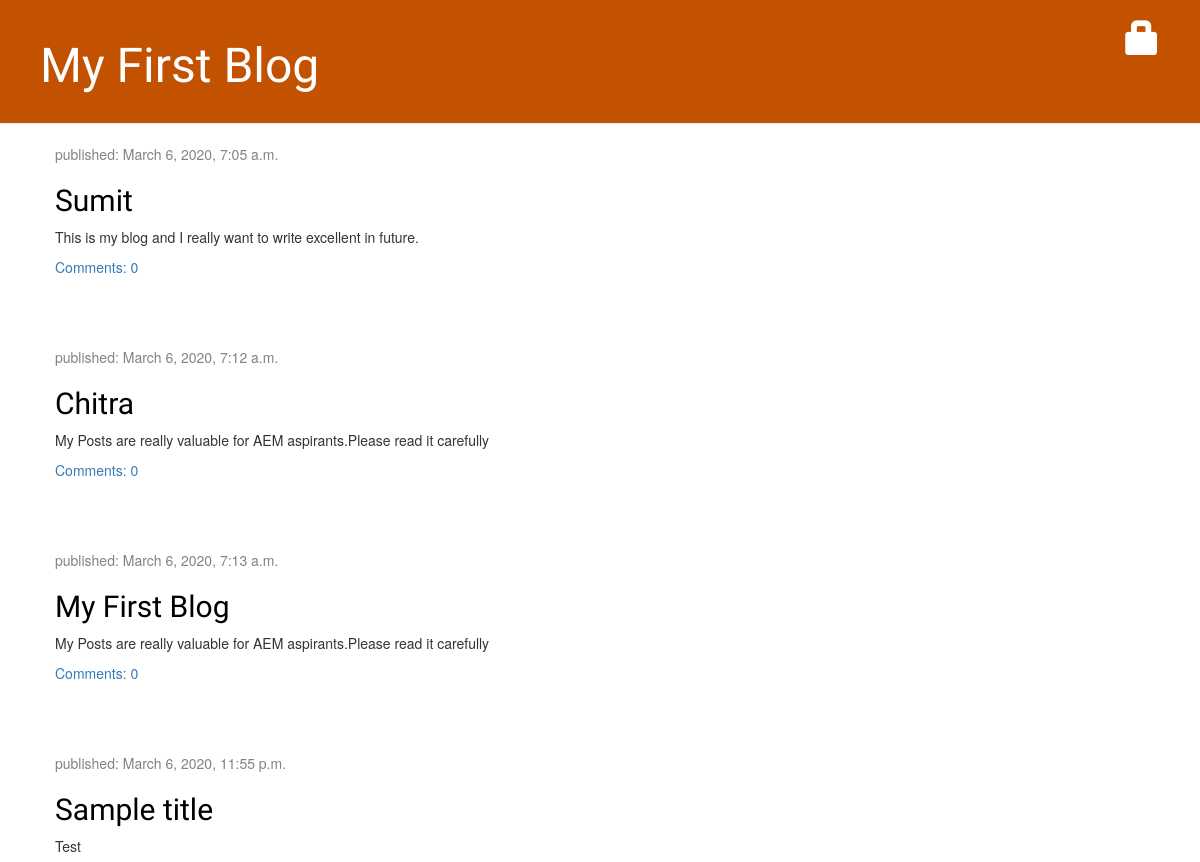
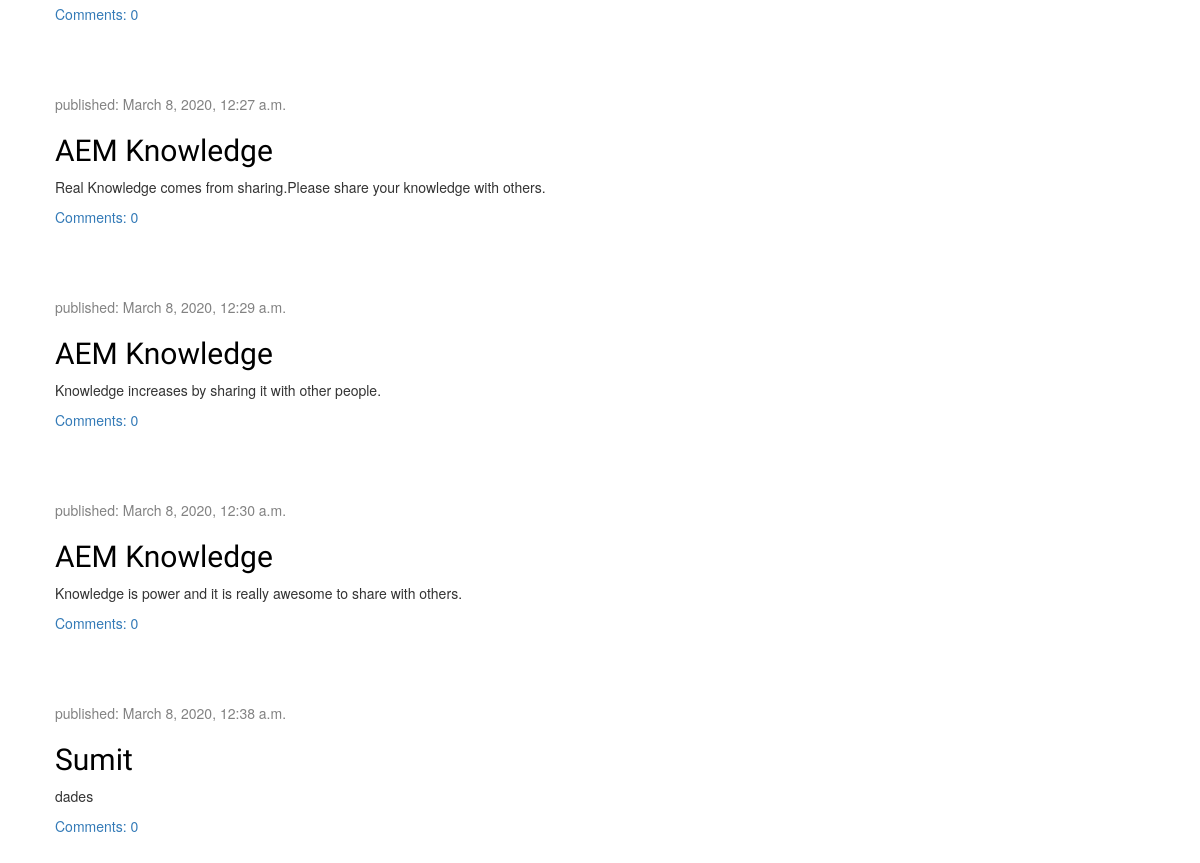
Before: / with the older database file (2 pictures, top to bottom).
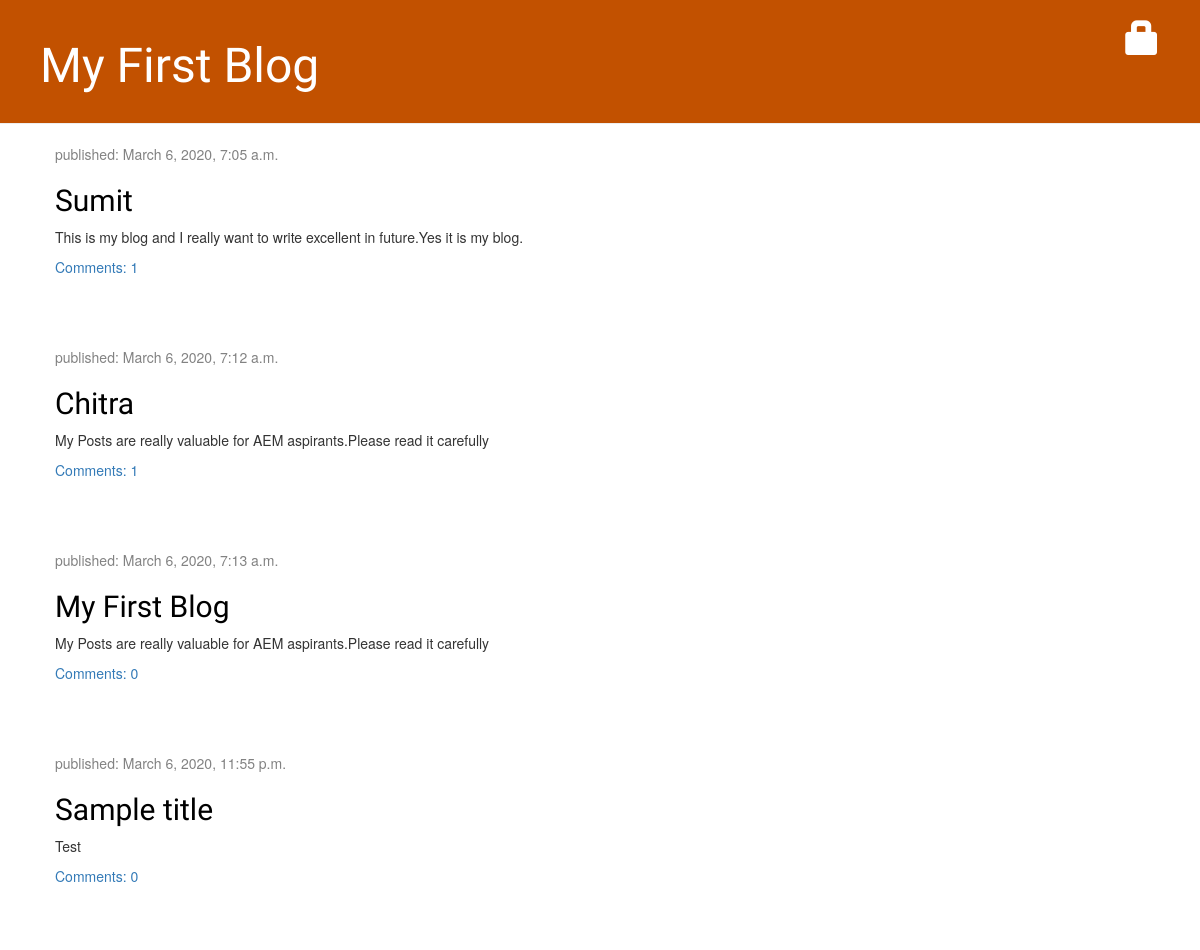
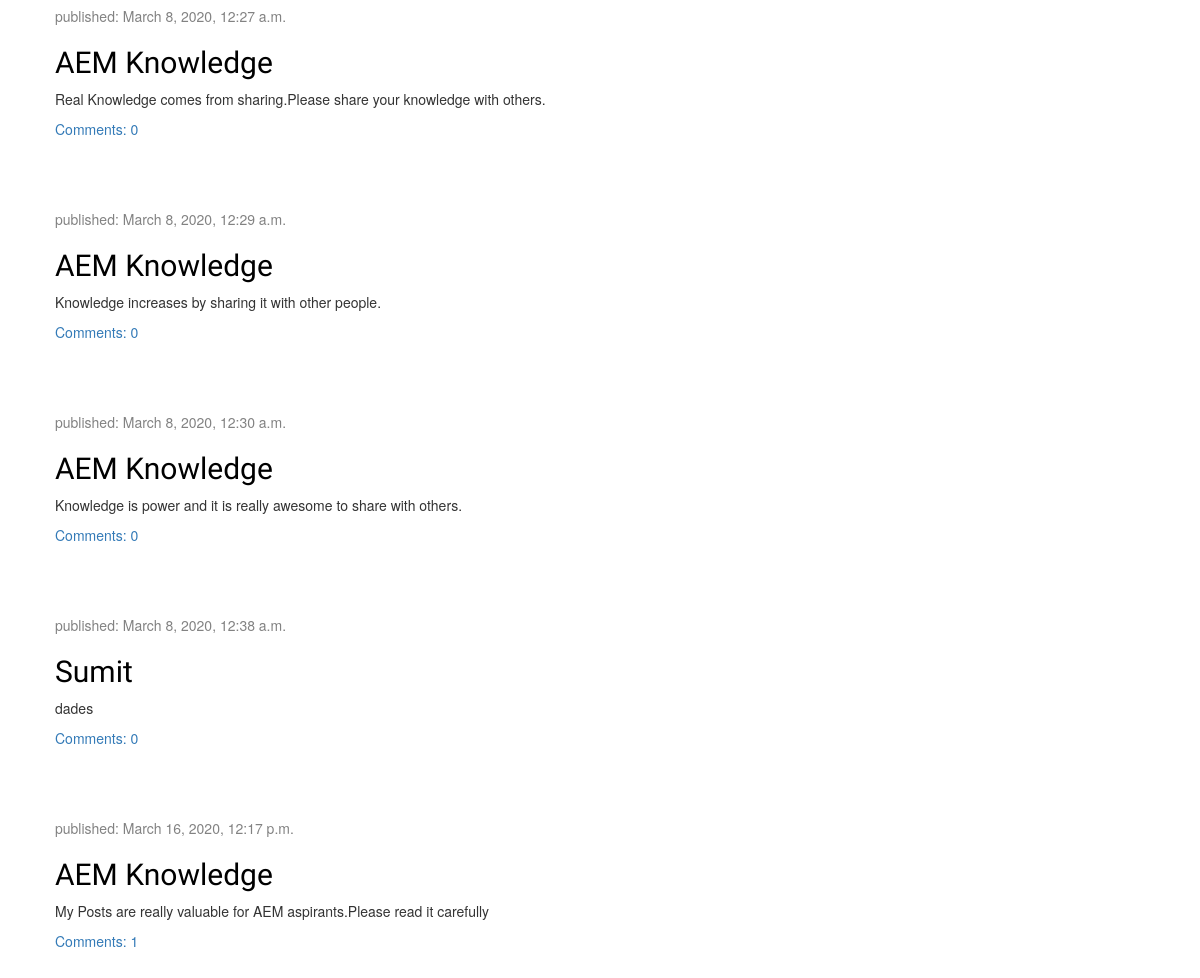
After: the same page with the newer database file (2 pictures, top to bottom).
### blog/models.py (models this page shows, shortened)
class Post(models.Model):
    title = models.CharField(max_length=200)
    text = models.TextField()
    author = models.ForeignKey(
        settings.AUTH_USER_MODEL, on_delete=models.CASCADE)
    created_date = models.DateTimeField(default=timezone.now)
    published_date = models.DateTimeField(blank=True, null=True)
    def approved_comments(self):
        return self.comments.filter(approved_comment=True)

### blog/views.py (the view)
# urls.py: path('', views.post_list, name='post_list'),
def post_list(request):
    posts = Post.objects.filter(
        published_date__lte=timezone.now()).order_by('published_date')
    return render(request, 'blog/post_list.html', {'posts': posts})

### blog/templates/blog/post_list.html
{% extends 'blog/base.html' %} {% block content %} {% for post in posts %}
<div class="post">
  <div class="date">
    <p>published: {{ post.published_date }}</p>
  </div>
  <h2><a href="{% url 'post_detail' pk=post.pk %}">{{ post.title }}</a></h2>
  <p>{{ post.text|linebreaksbr }}</p>
  <a href="{% url 'post_detail' pk=post.pk %}"
    >Comments: {{ post.approved_comments.count }}</a
  >
</div>
{% endfor %} {% endblock %}

Changed rows visible on the page:
changed Post: text "This is my blog and I really want to write excellent in future." → "This is my blog and I really want to write excellent in future.Yes it is my blog."; approved_comments.count "0" → "1"
computed for Post "Chitra": approved_comments.count "0" → "1"
now on this page (row edited): Post: published_date "March 16, 2020, 12:17 p.m.", title "AEM Knowledge", text "My Posts are really valuable for AEM aspirants.Please read it carefully", approved_comments.count "1"
